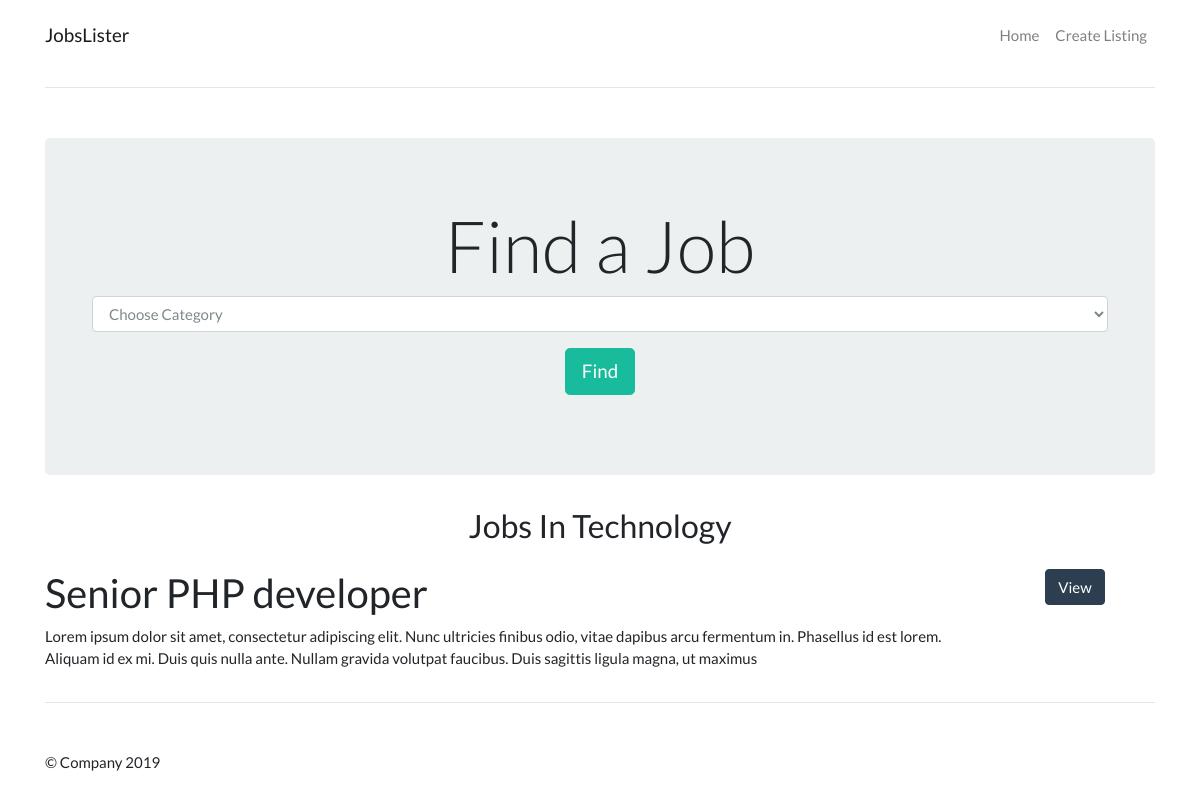
Screenshot of /index.php?category=1 with the database file from the repository.
### tables this page shows
CREATE TABLE `jobs` (
  `id` int(11) NOT NULL,
  `category_id` int(11) NOT NULL,
  `company` varchar(255) NOT NULL,
  `job_title` varchar(255) NOT NULL,
  `description` varchar(255) NOT NULL,
  `salary` varchar(255) NOT NULL,
  `location` varchar(255) NOT NULL,
  `contact_user` varchar(255) NOT NULL,
  `contact_email` varchar(255) NOT NULL,
  `post_date` timestamp NOT NULL DEFAULT CURRENT_TIMESTAMP
);

### library/Template.php (called while the page is built, shortened)
<?php
    class Template {
        protected $template;
        public function __construct($template) {
            $this->template = $template;
        }
        public function __toString() {
            include basename($this->template);
            return ob_get_clean();
        }
    }
?>

### library/Database.php (called while the page is built, shortened)
<?php
    class Database {
        private $host = DB_HOST;
        private $user = DB_USER;
        private $pass = DB_PASS;
        private $dbname = DB_NAME;
        private $dbh;
        private $stmt;
        public function __construct() {
            $dsn = 'mysql:host='. $this->host .';dbname='. $this->dbname;
            $options = [
                PDO::ATTR_PERSISTENT => true,
                PDO::ATTR_ERRMODE => PDO::ERRMODE_EXCEPTION,
            ];
            try {
                $this->dbh = new PDO($dsn, $this->user, $this->pass, $options);
            } catch(PDOException $e) {
                  $this->error = $e->getMessage();
            }
        }
         public function query($query) {
            $this->stmt = $this->dbh->prepare($query);
        }
        public function bind($param,$value,$type = null) {
            if(is_null($type)) {
                switch(true) {
                     default:
                        $type = PDO::PARAM_STR;
                }
            }
            $this->stmt->bindValue($param,$value,$type);
        }
        public function execute() {
            return $this->stmt->execute();
        }
        public function resultSet() {
            $this->execute();
            return $this->stmt->fetchAll(PDO::FETCH_OBJ);
        }
    }
?>

### library/Job.php (called while the page is built, shortened)
<?php
    class Job {
        private $db;
        public function __construct() {
            $this->db = new Database;
        }
        public function getCategories() {
            $this->db->query("SELECT * FROM categories");
            $results = $this->db->resultSet();
            return $results;
        }
        public function getByCategory($category) {
            $this->db->query("SELECT jobs.*, categories.name AS cat_name
                              FROM jobs
                              INNER JOIN categories
                              ON jobs.category_id = categories.id
                              WHERE jobs.category_id = $category
                              ORDER BY post_date DESC
                            ");
            $results = $this->db->resultSet();
            return $results;
        }
         public function getCategory($category_id) {
                $this->db->query("SELECT * FROM categories WHERE id = :category_id");
                $this->db->bind(':category_id',$category_id);
                $row = $this->db->single();
            return $row;
         }
    }
?>

### templates/frontpage.php (the view, shortened to what this page needs)
<?php include "inc/header.php"; ?>
</div>
<main role="main">
 <div class="container">
  <div class="jumbotron text-center">
    <div class="container">
      <h1 class="display-3">Find a Job</h1>
        <form action="index.php" method="get">
        <div class="form-group">
            <select name="category" class="form-control">
                <option value="0">Choose Category</option>
            </select>
            </div>
            <div class="form-group">
              <input type="submit" class="btn btn-lg btn-success" value="Find">
            </div>
        </form>
    </div>
  </div>
  <div class="row mb-3">
    <div class="col-md-12 text-center">
      <h3><?= $title; ?></h3>
    </div>
  </div>
    <?php foreach($jobs as $job): ?>
    <div class="row">
      <div class="col-md-10">
        <h2><?= $job->job_title; ?></h2>
        <p><?= $job->description; ?></p>
      </div>
      <div class="col-md-2 text-center">
        <a href="job.php?id=<?= $job->id; ?>" class="btn btn-primary">View</a>
      </div>
    </div>
    <?php endforeach; ?>
    <hr>
  </div>
</main>
<?php include "inc/footer.php"; ?>

### assets/css/styles.css (style rules this page uses)
.jumbotron { margin-top: 50px; }

### rows the page displays
jobs: job_title "Senior PHP developer", description "Lorem ipsum dolor sit amet, consectetur adipiscing elit. Nunc ultricies finibus odio, vitae dapibus arcu fermentum in. Phasellus id est lorem. Aliquam id ex mi. Duis quis nulla ante. Nullam gravida volutpat faucibus. Duis sagittis ligula magna, ut maximus"

### other values shown
SITE_NAME "JobsLister"
$title "Jobs In Technology"
